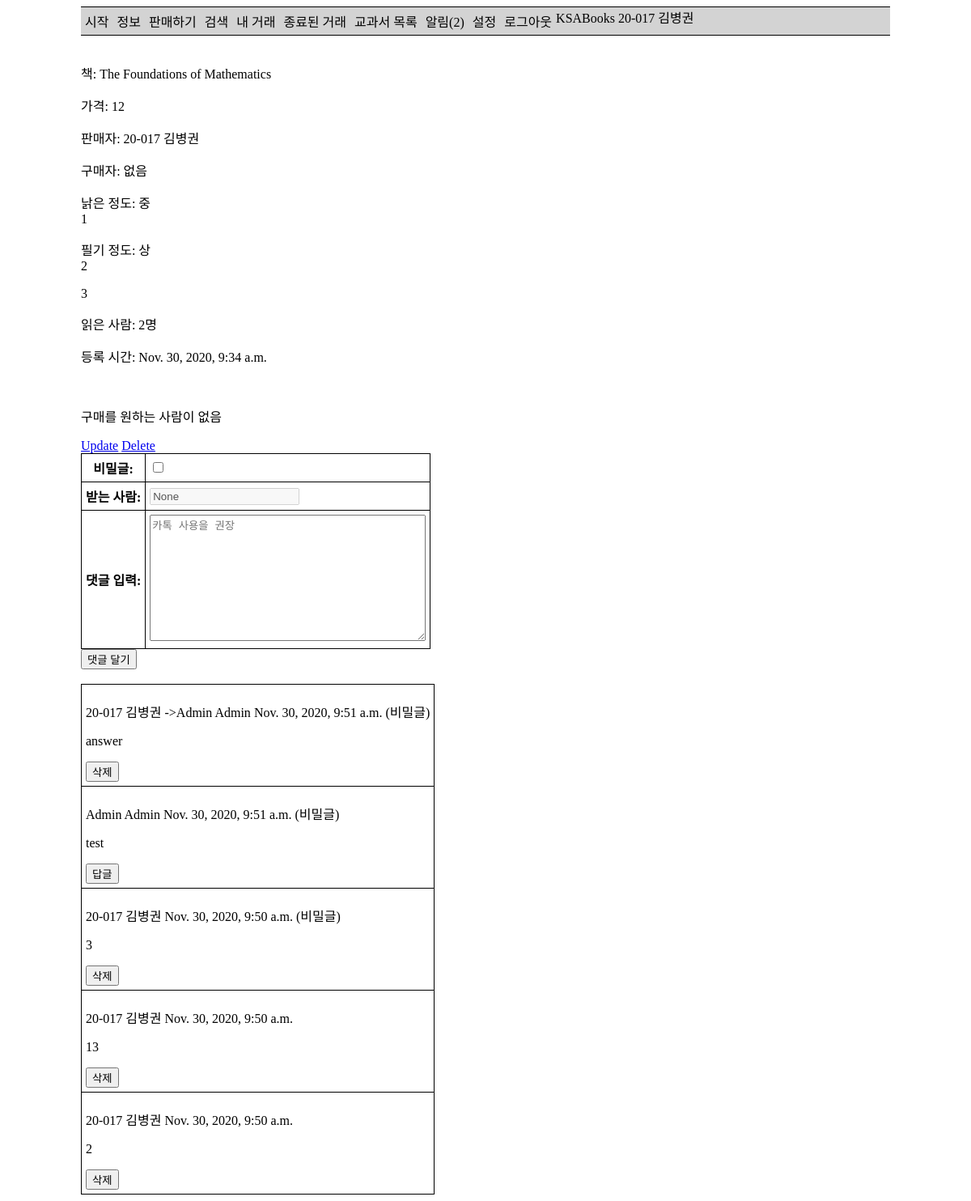
Screenshot of /offer/28 (signed in) with the database file from the repository.
### ksa_books_app/models.py (models this page shows, shortened)
class StudentUser(AbstractBaseUser, PermissionsMixin):
    objects = StudentUserManager()
    student_id = models.CharField(max_length=10, verbose_name='학번', help_text='00-000', unique=True)
    name = models.CharField(max_length=100, verbose_name='이름')
    email = models.EmailField()
    is_active = models.BooleanField(default=True)
    is_admin = models.BooleanField(default=False)
    is_superuser = models.BooleanField(default=False)
    is_staff = models.BooleanField(default=False)
    date_joined = models.DateTimeField(auto_now_add=True)
    notifications = models.ManyToManyField(Notification, blank=True)
    unread_notification = models.PositiveIntegerField(default=0)
    notify_books = models.ManyToManyField(Book, verbose_name='원하는 책', blank=True)
    notify_comment = models.BooleanField(default=True, verbose_name='자신에게 댓글을 썼을 때')
    notify_new_offer = models.BooleanField(default=True, verbose_name='원하는 책이 올라왔을 때')
    notify_sold_to_user = models.BooleanField(default=True, verbose_name='자신에게 책을 판매했을 때')
    notify_sold_to_other = models.BooleanField(default=True, verbose_name='구매 신청한 책이 다른 사람에게 판매되었을 때')
    notify_new_want = models.BooleanField(default=True, verbose_name='자신의 책을 누군가 구매 신청했을 때')
    USERNAME_FIELD = 'student_id'
    REQUIRED_FIELDS = ['name']
    def __str__(self):
        return ' '.join([self.student_id, self.name])
    def is_international(self):
        return self.student_id[3] == '2'

class Offer(models.Model):
    seller = models.ForeignKey(settings.AUTH_USER_MODEL, on_delete=models.SET_NULL, null=True,
                               related_name='offer_seller')
    buyer = models.ForeignKey(settings.AUTH_USER_MODEL, on_delete=models.SET_NULL, null=True, blank=True,
                              related_name='offer_buyer')
    want_users = models.ManyToManyField(settings.AUTH_USER_MODEL, blank=True)
    seller_done = models.BooleanField(null=True, default=False)
    buyer_done = models.BooleanField(null=True, default=False)
    book = models.ForeignKey(Book, on_delete=models.SET_NULL, null=True, verbose_name='책')
    price = models.PositiveIntegerField(verbose_name='판매 가격')
    worn_degree = models.CharField(choices=QUALITY, max_length=1, verbose_name='낡은 정도')
    worn_explain = models.TextField(verbose_name='설명', null=True, blank=True)
    note_degree = models.CharField(choices=QUALITY, max_length=1, verbose_name='필기 정도')
    note_explain = models.TextField(verbose_name='설명', null=True, blank=True)
    other = models.TextField(verbose_name='기타 내용', null=True, blank=True)
    date_time = models.DateTimeField(auto_now_add=True, null=True)
    views = models.ManyToManyField(settings.AUTH_USER_MODEL, blank=True, related_name='views')

class Book(models.Model):
    title = models.CharField(max_length=100, verbose_name='제목')
    author = models.CharField(max_length=100, verbose_name='저자')
    courses = models.ManyToManyField(Course, verbose_name='과목')
    subject = models.ForeignKey(Subject, verbose_name='교과', on_delete=models.SET_NULL, null=True)
    publisher = models.CharField(max_length=100, verbose_name='출판사')
    isbn = models.CharField(max_length=13, verbose_name='ISBN',
                            help_text='13 Character <a href="https://www.isbn-international.org/content/what-isbn">ISBN number</a>')
    list_price = models.PositiveIntegerField(verbose_name='정가', null=True, blank=True)
    group_price = models.PositiveIntegerField(verbose_name='공동구매 가격', null=True, blank=True)
    using = models.BooleanField(verbose_name='사용 여부')
    class Meta:
        permissions = (
            ('load_data', 'Can load data'),
        )
        ordering = ['subject']
    def display_courses(self):
        return ', '.join([str(c) for c in self.courses.all()])
    display_courses.short_description = '수업'

class Comment(models.Model):
    sender = models.ForeignKey(settings.AUTH_USER_MODEL, on_delete=models.SET_NULL, null=True,
                               related_name='comment_sender')
    receiver = models.ForeignKey(settings.AUTH_USER_MODEL, on_delete=models.SET_NULL, null=True, blank=True,
                                 related_name='comment_receiver')
    secret = models.BooleanField(null=True)
    text = models.TextField(verbose_name='댓글')
    date_time = models.DateTimeField(null=True, auto_now_add=True)
    offer = models.ForeignKey(Offer, on_delete=models.CASCADE, null=True)
    is_deleted = models.BooleanField(default=False, null=True)
    class Meta:
        ordering = ['-date_time']

### ksa_books_app/views.py (the view, shortened to what this page needs)
# urls.py: path('offer/<int:pk>', views.offer_view, name='check-offer'),
@login_required
def offer_view(request, pk):
    offer = Offer.objects.get(pk=pk)
    if not offer.views.filter(pk=request.user.pk).exists():
        offer.views.add(request.user)
    views = offer.views.all().count()
    want_users = offer.want_users.all()
    if offer.seller == request.user:
        if 'receiver' in request.GET:
            receiver = StudentUser.objects.get(student_id=request.GET.get('receiver'))
        else:
            receiver = None
    else:
        receiver = offer.seller
    if receiver:
        secret = True
    else:
        secret = False
    comment_form = CommentForm(initial={'receiver': str(receiver), 'secret': secret})
    comment_list = Comment.objects.filter(offer=offer, is_deleted=False)
    context = {
        'offer': offer,
        'views': views,
        'comment_form': comment_form,
        'comment_list': comment_list,
        'want_users': want_users,
    }
    return render(request, 'offer_view.html', context=context)

### ksa_books_app/forms.py
class CommentForm(forms.Form):
    secret = forms.BooleanField(label='비밀글', required=False)
    receiver = forms.CharField(label='받는 사람', disabled=True, required=False)
    text = forms.CharField(widget=forms.Textarea(attrs={'placeholder': '카톡 사용을 권장'}), label='댓글 입력')

### ksa_books_app/templates/offer_view.html (shortened to what this page needs)
{% extends 'base_generic.html' %}
{% block content %}
    <p>책: {{ offer.book.title }}</p>
    <p>가격: {{ offer.price }}</p>
    <p>판매자: {{ offer.seller }}</p>
    {% if offer.buyer %}
        <p>구매자: {{ offer.buyer }}</p>
    {% else %}
        <p>구매자: 없음</p>
    {% endif %}
    <p>낡은 정도: {{ offer.get_worn_degree_display }}<br>{{ offer.worn_explain }}</p>
    <p>필기 정도: {{ offer.get_note_degree_display }}<br>{{ offer.note_explain }}</p>
    <p>{{ offer.other }}</p>
    <p>읽은 사람: {{ views }}명</p>
    <p>등록 시간: {{ offer.date_time }}</p>
    <br>
    {% if offer.seller == user %}
        {% if offer.buyer %}
            {% if offer.seller_done %}
                <form method="post">
                    {% csrf_token %}
                    <input type="hidden" name="sell-done-cancel" value="True">
                    <input type="submit" value="거래 완료 취소">
                </form>
            {% else %}
                <form method="post">
                    {% csrf_token %}
                    <input type="hidden" name="sell-cancel" value="True">
                    <input type="submit" value="판매 취소">
                </form>
                <form method="post">
                    {% csrf_token %}
                    <input type="hidden" name="sell-done" value="True">
                    <input type="submit" value="거래 완료">
                </form>
            {% endif %}
        {% else %}
            <p>구매를 원하는 사람이 없음</p>
        {% endif %}
        <a href="{% url 'update-offer' pk=offer.pk %}">Update</a>
        <a href="{% url 'delete-offer' pk=offer.pk %}">Delete</a>
    {% endif %}
    <br>
    <form method="post">
        <table>
            {{ comment_form.as_table }}
        </table>
        <input type="submit" value="댓글 달기">
    </form>
    <br>
    <table>
        <tbody>
            {% for comment in comment_list %}
                {% if not comment.secret or comment.sender == user or comment.receiver == user %}
                    <tr>
                        <td>
                            <p>
                                {{ comment.sender }}
                                {% if offer.seller == comment.sender and comment.receiver %}
                                    ->{{ comment.receiver }}
                                {% endif %}
                                {{ comment.date_time }}
                                {% if comment.secret %}
                                    (비밀글)
                                {% endif %}
                            </p>
                            <p>{{ comment.text }}</p>
                            {% if comment.sender == user %}
                                <form method="post">
                                    <input type="submit" value="삭제">
                                </form>
                            {% elif offer.seller == user %}
                                <form method="get">
                                    <input type="submit" value="답글">
                                </form>
                            {% endif %}
                        </td>
                    </tr>
                {% endif %}
            {% endfor %}
        </tbody>
    </table>
{% endblock %}

### ksa_books_app/templates/base_generic.html (shortened to what this page needs)
{% load tags %}
<!DOCTYPE html>
<html lang="ko">
<head>
</head>
<body>
    <div class="container">
        <div class="navigation">
            <span>KSABooks</span>
            <a href="{% url 'home' %}">시작</a>
            <a href="{% url 'about' %}">정보</a>
            <a href="{% url 'sell' %}">판매하기</a>
            <a href="{% url 'search' %}">검색</a>
            <a href="{% url 'my-offers' %}">내 거래</a>
            <a href="{% url 'past-transaction' %}">종료된 거래</a>
            <a href="{% url 'book-list' %}">교과서 목록</a>
            {% if user.unread_notification == 0 or not user.is_authenticated %}
                <a href="{% url 'notification' %}">알림</a>
            {% else %}
                <a href="{% url 'notification' %}">알림({{ user.unread_notification }})</a>
            {% endif %}
            <a href="{% url 'setting' %}">설정</a>
            {% if user.is_authenticated %}
                <a href="{% url 'logout' %}">로그아웃</a>
            {% else %}
                <a href="{% url 'login' %}">로그인</a>
            {% endif %}
            {% if user.is_authenticated %}
                <span>{{ user }}</span>
            {% endif %}
        </div>
        <br>
        {% block content %}{% endblock %}
    </div>
</body>
</html>

### ksa_books_app/templates/base_generic.html (style rules this page uses)
table, th, td { border: 1px solid #000000; border-collapse: collapse; padding: 5px; }
p { word-break: keep-all; }
.container { max-width: 1000px; margin: auto; }
.navigation { overflow: hidden; background-color: lightgray; border-top: 1px solid black; border-bottom: 1px solid black; }
.navigation a { float: left; display: block; text-align: center; padding: 5px 5px; text-decoration: none; }
.navigation a { color: black; }

### rows the page displays
StudentUser: unread_notification "2", student+name "20-017 김병권"
Offer: book "The Foundations of Mathematics", price "12", seller "20-017 김병권", worn_degree "중", worn_explain "1", note_degree "상", note_explain "2", other "3", date_time "Nov. 30, 2020, 9:34 a.m."
Comment: sender "20-017 김병권", receiver "Admin Admin", date_time "Nov. 30, 2020, 9:51 a.m.", secret "(비밀글)", text "answer"
Comment: sender "Admin Admin", date_time "Nov. 30, 2020, 9:51 a.m.", secret "(비밀글)", text "test"
Comment: sender "20-017 김병권", date_time "Nov. 30, 2020, 9:50 a.m.", secret "(비밀글)", text "3"
Comment: sender "20-017 김병권", date_time "Nov. 30, 2020, 9:50 a.m.", text "13"
Comment: sender "20-017 김병권", date_time "Nov. 30, 2020, 9:50 a.m.", text "2"

### other values shown
{{ views }} "2"
